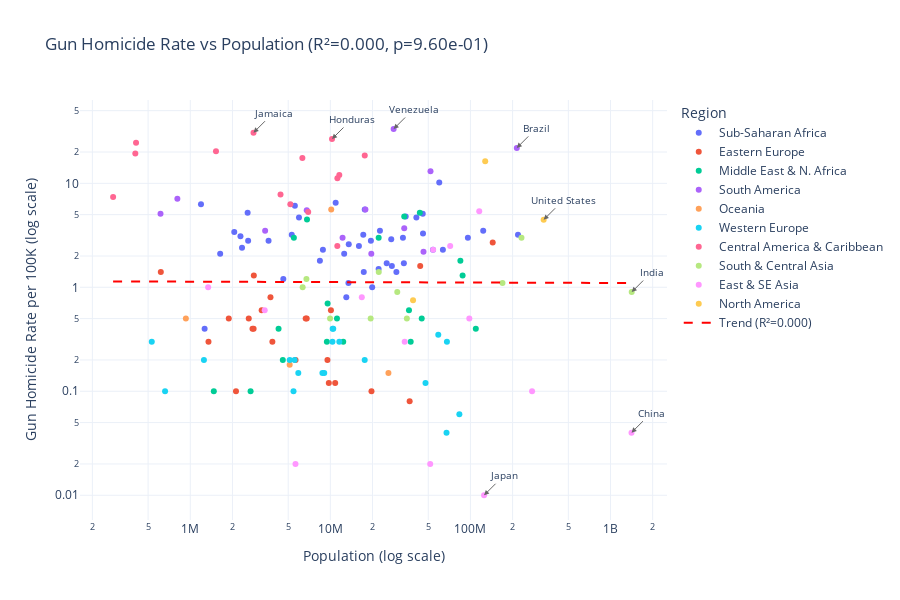

Notebook cell for this chart:
### Code cell
# Identify notable outliers for annotation
notable = ['USA', 'BRA', 'IND', 'CHN', 'JPN', 'VEN', 'JAM', 'HND']
annotate_df = plot_df[plot_df['country_code'].isin(notable)]

fig = px.scatter(
    plot_df,
    x='population',
    y='gun_homicide_rate',
    color='region',
    hover_name='country_name',
    hover_data={'population': ':,.0f', 'gun_homicide_rate': ':.2f', 'region': True},
    log_x=True,
    log_y=True,
    title=f'Gun Homicide Rate vs Population (R²={r_squared:.3f}, p={p_value:.2e})',
    labels={
        'population': 'Population (log scale)',
        'gun_homicide_rate': 'Gun Homicide Rate per 100K (log scale)',
        'region': 'Region',
    },
)

# Add trend line
x_range = np.linspace(plot_df['log_pop'].min(), plot_df['log_pop'].max(), 100)
y_trend = 10 ** (slope * x_range + intercept)
x_trend = 10 ** x_range
fig.add_trace(go.Scatter(
    x=x_trend, y=y_trend,
    mode='lines',
    name=f'Trend (R²={r_squared:.3f})',
    line=dict(color='red', dash='dash', width=2),
))

# Annotate notable countries
for _, row in annotate_df.iterrows():
    fig.add_annotation(
        x=np.log10(row['population']),
        y=np.log10(max(row['gun_homicide_rate'], 0.01)),
        text=row['country_name'],
        showarrow=True,
        arrowhead=2,
        arrowsize=1,
        arrowcolor='#666',
        font=dict(size=10),
        ax=20,
        ay=-20,
    )

fig.update_layout(template='plotly_white', height=600)
fig.show()

### Figure 1 — Plotly figure (JSON) as saved in the notebook; plotly's stock layout.template omitted (floating-point values rounded to 4 significant figures)
{"data": [{"customdata": [["Sub-Saharan Africa"], ["Sub-Saharan Africa"], ["Sub-Saharan Africa"], ["Sub-Saharan Africa"], ["Sub-Saharan Africa"], ["Sub-Saharan Africa"], ["Sub-Saharan Africa"], ["Sub-Saharan Africa"], ["Sub-Saharan Africa"], ["Sub-Saharan Africa"], ["Sub-Saharan Africa"], ["Sub-Saharan Africa"], ["Sub-Saharan Africa"], ["Sub-Saharan Africa"], ["Sub-Saharan Africa"], ["Sub-Saharan Africa"], ["Sub-Saharan Africa"], ["Sub-Saharan Africa"], ["Sub-Saharan Africa"], ["Sub-Saharan Africa"], ["Sub-Saharan Africa"], ["Sub-Saharan Africa"], ["Sub-Saharan Africa"], ["Sub-Saharan Africa"], ["Sub-Saharan Africa"], ["Sub-Saharan Africa"], ["Sub-Saharan Africa"], ["Sub-Saharan Africa"], ["Sub-Saharan Africa"], ["Sub-Saharan Africa"], ["Sub-Saharan Africa"], ["Sub-Saharan Africa"], ["Sub-Saharan Africa"], ["Sub-Saharan Africa"], ["Sub-Saharan Africa"], ["Sub-Saharan Africa"], ["Sub-Saharan Africa"], ["Sub-Saharan Africa"], ["Sub-Saharan Africa"], ["Sub-Saharan Africa"], ["Sub-Saharan Africa"], ["Sub-Saharan Africa"], ["Sub-Saharan Africa"], ["Sub-Saharan Africa"]], "hovertemplate": "<b>%{hovertext}</b><br><br>Region=%{customdata[0]}<br>Population (log scale)=%{x:,.0f}<br>Gun Homicide Rate per 100K (log scale)=%{y:.2f}<extra></extra>", "hovertext": ["Afghanistan", "Angola", "Benin", "Botswana", "Burkina Faso", "Burundi", "Cameroon", "Central African Republic", "Chad", "Congo", "DR Congo", "Cote d'Ivoire", "Equatorial Guinea", "Eritrea", "Eswatini", "Ethiopia", "Gabon", "Ghana", "Guinea", "Guinea-Bissau", "Kenya", "Lesotho", "Liberia", "Madagascar", "Malawi", "Mali", "Mauritania", "Mauritius", "Mozambique", "Namibia", "Niger", "Nigeria", "Rwanda", "Senegal", "Sierra Leone", "Somalia", "South Africa", "South Sudan", "Sudan", "Tanzania", "Togo", "Uganda", "Zambia", "Zimbabwe"], "legendgroup": "Sub-Saharan Africa", "marker": {"color": "#636efa", "symbol": "circle"}, "mode": "markers", "name": "Sub-Saharan Africa", "orientation": "v", "showlegend": true, "type": "scatter", "x": [41128771, 34503774, 12996895, 2588423, 22100683, 12551213, 27198628, 5579144, 17179740, 5970424, 95894118, 27478249, 1634466, 3620312, 1192271, 123379924, 2341179, 33475870, 13531906, 2060721, 54027487, 2281454, 5302681, 29611714, 19889742, 22593590, 4614974, 1265740, 32969518, 2567012, 25252722, 218541212, 13461888, 17316449, 8420641, 17597511, 59893885, 10913164, 45657202, 63588334, 8848699, 45853778, 19473125, 15993524], "xaxis": "x", "y": [4.7, 4.8, 0.8, 2.8, 1.5, 2.1, 2.9, 6.1, 3.2, 4.7, 3.0, 1.6, 2.1, 2.8, 6.3, 3.5, 2.4, 1.7, 2.6, 3.4, 2.3, 3.1, 3.2, 1.4, 1.0, 3.5, 1.2, 0.4, 3.0, 5.2, 1.7, 3.2, 1.1, 1.4, 1.8, 5.6, 10.2, 6.5, 5.1, 2.3, 2.3, 3.3, 2.8, 2.5], "yaxis": "y"}, {"customdata": [["Eastern Europe"], ["Eastern Europe"], ["Eastern Europe"], ["Eastern Europe"], ["Eastern Europe"], ["Eastern Europe"], ["Eastern Europe"], ["Eastern Europe"], ["Eastern Europe"], ["Eastern Europe"], ["Eastern Europe"], ["Eastern Europe"], ["Eastern Europe"], ["Eastern Europe"], ["Eastern Europe"], ["Eastern Europe"], ["Eastern Europe"], ["Eastern Europe"], ["Eastern Europe"], ["Eastern Europe"], ["Eastern Europe"], ["Eastern Europe"]], "hovertemplate": "<b>%{hovertext}</b><br><br>Region=%{customdata[0]}<br>Population (log scale)=%{x:,.0f}<br>Gun Homicide Rate per 100K (log scale)=%{y:.2f}<extra></extra>", "hovertext": ["Albania", "Armenia", "Azerbaijan", "Belarus", "Bosnia and Herzegovina", "Bulgaria", "Croatia", "Czech Republic", "Estonia", "Georgia", "Hungary", "Latvia", "Lithuania", "Moldova", "Montenegro", "Poland", "Romania", "Russia", "Serbia", "Slovakia", "Slovenia", "Ukraine"], "legendgroup": "Eastern Europe", "marker": {"color": "#EF553B", "symbol": "circle"}, "mode": "markers", "name": "Eastern Europe", "orientation": "v", "showlegend": true, "type": "scatter", "x": [2842321, 2780469, 10093121, 9534954, 3233526, 6781953, 3855600, 10827529, 1348840, 3736400, 9750149, 1883008, 2831639, 2615199, 616177, 36821749, 19659267, 144236933, 6664449, 5643453, 2119675, 43792855], "xaxis": "x", "y": [1.3, 0.4, 0.6, 0.2, 0.6, 0.5, 0.3, 0.12, 0.3, 0.8, 0.12, 0.5, 0.4, 0.5, 1.4, 0.08, 0.1, 2.7, 0.5, 0.2, 0.1, 1.6], "yaxis": "y"}, {"customdata": [["Middle East & N. Africa"], ["Middle East & N. Africa"], ["Middle East & N. Africa"], ["Middle East & N. Africa"], ["Middle East & N. Africa"], ["Middle East & N. Africa"], ["Middle East & N. Africa"], ["Middle East & N. Africa"], ["Middle East & N. Africa"], ["Middle East & N. Africa"], ["Middle East & N. Africa"], ["Middle East & N. Africa"], ["Middle East & N. Africa"], ["Middle East & N. Africa"], ["Middle East & N. Africa"], ["Middle East & N. Africa"], ["Middle East & N. Africa"], ["Middle East & N. Africa"], ["Middle East & N. Africa"]], "hovertemplate": "<b>%{hovertext}</b><br><br>Region=%{customdata[0]}<br>Population (log scale)=%{x:,.0f}<br>Gun Homicide Rate per 100K (log scale)=%{y:.2f}<extra></extra>", "hovertext": ["Algeria", "Bahrain", "Egypt", "Iran", "Iraq", "Israel", "Jordan", "Kuwait", "Lebanon", "Libya", "Morocco", "Oman", "Qatar", "Saudi Arabia", "Syria", "Tunisia", "Turkey", "United Arab Emirates", "Yemen"], "legendgroup": "Middle East & N. Africa", "marker": {"color": "#00cc96", "symbol": "circle"}, "mode": "markers", "name": "Middle East & N. Africa", "orientation": "v", "showlegend": true, "type": "scatter", "x": [44903225, 1472233, 109262178, 87923432, 43533592, 9557500, 11148278, 4268873, 5489739, 6812341, 37457971, 4576298, 2695122, 36408820, 22125249, 12356117, 84775404, 9441129, 33696614], "xaxis": "x", "y": [0.5, 0.1, 0.4, 1.3, 5.2, 0.7, 0.5, 0.4, 3.0, 4.5, 0.3, 0.2, 0.1, 0.6, 3.0, 0.3, 1.8, 0.3, 4.8], "yaxis": "y"}, {"customdata": [["South America"], ["South America"], ["South America"], ["South America"], ["South America"], ["South America"], ["South America"], ["South America"], ["South America"], ["South America"], ["South America"], ["South America"]], "hovertemplate": "<b>%{hovertext}</b><br><br>Region=%{customdata[0]}<br>Population (log scale)=%{x:,.0f}<br>Gun Homicide Rate per 100K (log scale)=%{y:.2f}<extra></extra>", "hovertext": ["Argentina", "Bolivia", "Brazil", "Chile", "Colombia", "Ecuador", "Guyana", "Paraguay", "Peru", "Suriname", "Uruguay", "Venezuela"], "legendgroup": "South America", "marker": {"color": "#ab63fa", "symbol": "circle"}, "mode": "markers", "name": "South America", "orientation": "v", "showlegend": true, "type": "scatter", "x": [46234830, 12224110, 214326223, 19603733, 51874024, 17797737, 808726, 6780744, 33684208, 612985, 3422794, 28301696], "xaxis": "x", "y": [2.2, 3.0, 21.9, 2.1, 13.1, 5.6, 7.1, 5.5, 3.7, 5.1, 3.5, 33.3], "yaxis": "y"}, {"customdata": [["Oceania"], ["Oceania"], ["Oceania"], ["Oceania"]], "hovertemplate": "<b>%{hovertext}</b><br><br>Region=%{customdata[0]}<br>Population (log scale)=%{x:,.0f}<br>Gun Homicide Rate per 100K (log scale)=%{y:.2f}<extra></extra>", "hovertext": ["Australia", "Fiji", "New Zealand", "Papua New Guinea"], "legendgroup": "Oceania", "marker": {"color": "#FFA15A", "symbol": "circle"}, "mode": "markers", "name": "Oceania", "orientation": "v", "showlegend": true, "type": "scatter", "x": [25978935, 929766, 5123200, 10142619], "xaxis": "x", "y": [0.15, 0.5, 0.18, 5.6], "yaxis": "y"}, {"customdata": [["Western Europe"], ["Western Europe"], ["Western Europe"], ["Western Europe"], ["Western Europe"], ["Western Europe"], ["Western Europe"], ["Western Europe"], ["Western Europe"], ["Western Europe"], ["Western Europe"], ["Western Europe"], ["Western Europe"], ["Western Europe"], ["Western Europe"], ["Western Europe"], ["Western Europe"], ["Western Europe"], ["Western Europe"], ["Western Europe"]], "hovertemplate": "<b>%{hovertext}</b><br><br>Region=%{customdata[0]}<br>Population (log scale)=%{x:,.0f}<br>Gun Homicide Rate per 100K (log scale)=%{y:.2f}<extra></extra>", "hovertext": ["Austria", "Belgium", "Cyprus", "Denmark", "Finland", "France", "Germany", "Greece", "Iceland", "Ireland", "Italy", "Luxembourg", "Malta", "Netherlands", "Norway", "Portugal", "Spain", "Sweden", "Switzerland", "United Kingdom"], "legendgroup": "Western Europe", "marker": {"color": "#19d3f3", "symbol": "circle"}, "mode": "markers", "name": "Western Europe", "orientation": "v", "showlegend": true, "type": "scatter", "x": [9041851, 11584008, 1251488, 5903037, 5556106, 67935660, 83369843, 10384971, 376248, 5127170, 58940425, 660809, 531113, 17590672, 5457127, 10352042, 47778340, 10486941, 8775760, 67508936], "xaxis": "x", "y": [0.15, 0.3, 0.2, 0.15, 0.2, 0.3, 0.06, 0.4, 0.0, 0.2, 0.35, 0.1, 0.3, 0.2, 0.1, 0.3, 0.12, 0.4, 0.15, 0.04], "yaxis": "y"}, {"customdata": [["Central America & Caribbean"], ["Central America & Caribbean"], ["Central America & Caribbean"], ["Central America & Caribbean"], ["Central America & Caribbean"], ["Central America & Caribbean"], ["Central America & Caribbean"], ["Central America & Caribbean"], ["Central America & Caribbean"], ["Central America & Caribbean"], ["Central America & Caribbean"], ["Central America & Caribbean"], ["Central America & Caribbean"], ["Central America & Caribbean"]], "hovertemplate": "<b>%{hovertext}</b><br><br>Region=%{customdata[0]}<br>Population (log scale)=%{x:,.0f}<br>Gun Homicide Rate per 100K (log scale)=%{y:.2f}<extra></extra>", "hovertext": ["Bahamas", "Barbados", "Belize", "Costa Rica", "Cuba", "Dominican Republic", "El Salvador", "Guatemala", "Haiti", "Honduras", "Jamaica", "Nicaragua", "Panama", "Trinidad and Tobago"], "legendgroup": "Central America & Caribbean", "marker": {"color": "#FF6692", "symbol": "circle"}, "mode": "markers", "name": "Central America & Caribbean", "orientation": "v", "showlegend": true, "type": "scatter", "x": [409984, 281200, 405272, 5180829, 11212191, 11228821, 6314167, 17602431, 11584996, 10278345, 2827695, 6948392, 4408581, 1525663], "xaxis": "x", "y": [24.5, 7.4, 19.4, 6.3, 2.5, 11.2, 17.5, 18.5, 12.0, 26.7, 30.7, 5.3, 7.8, 20.3], "yaxis": "y"}, {"customdata": [["South & Central Asia"], ["South & Central Asia"], ["South & Central Asia"], ["South & Central Asia"], ["South & Central Asia"], ["South & Central Asia"], ["South & Central Asia"], ["South & Central Asia"], ["South & Central Asia"], ["South & Central Asia"]], "hovertemplate": "<b>%{hovertext}</b><br><br>Region=%{customdata[0]}<br>Population (log scale)=%{x:,.0f}<br>Gun Homicide Rate per 100K (log scale)=%{y:.2f}<extra></extra>", "hovertext": ["Bangladesh", "India", "Kazakhstan", "Kyrgyzstan", "Nepal", "Pakistan", "Sri Lanka", "Tajikistan", "Turkmenistan", "Uzbekistan"], "legendgroup": "South & Central Asia", "marker": {"color": "#B6E880", "symbol": "circle"}, "mode": "markers", "name": "South & Central Asia", "orientation": "v", "showlegend": true, "type": "scatter", "x": [169356251, 1417173173, 19397998, 6747815, 30034989, 231402117, 22156000, 9952787, 6341855, 35163944], "xaxis": "x", "y": [1.1, 0.9, 0.5, 1.2, 0.9, 3.0, 1.4, 0.5, 1.0, 0.5], "yaxis": "y"}, {"customdata": [["East & SE Asia"], ["East & SE Asia"], ["East & SE Asia"], ["East & SE Asia"], ["East & SE Asia"], ["East & SE Asia"], ["East & SE Asia"], ["East & SE Asia"], ["East & SE Asia"], ["East & SE Asia"], ["East & SE Asia"], ["East & SE Asia"], ["East & SE Asia"]], "hovertemplate": "<b>%{hovertext}</b><br><br>Region=%{customdata[0]}<br>Population (log scale)=%{x:,.0f}<br>Gun Homicide Rate per 100K (log scale)=%{y:.2f}<extra></extra>", "hovertext": ["Cambodia", "China", "Indonesia", "Japan", "South Korea", "Malaysia", "Mongolia", "Myanmar", "Philippines", "Singapore", "Thailand", "Timor-Leste", "Vietnam"], "legendgroup": "East & SE Asia", "marker": {"color": "#FF97FF", "symbol": "circle"}, "mode": "markers", "name": "East & SE Asia", "orientation": "v", "showlegend": true, "type": "scatter", "x": [16767842, 1412175000, 275501339, 125124989, 51628117, 33938221, 3398366, 54179306, 115559009, 5637022, 71697030, 1341296, 98186856], "xaxis": "x", "y": [0.8, 0.04, 0.1, 0.01, 0.02, 0.3, 0.6, 2.3, 5.4, 0.02, 2.5, 1.0, 0.5], "yaxis": "y"}, {"customdata": [["North America"], ["North America"], ["North America"]], "hovertemplate": "<b>%{hovertext}</b><br><br>Region=%{customdata[0]}<br>Population (log scale)=%{x:,.0f}<br>Gun Homicide Rate per 100K (log scale)=%{y:.2f}<extra></extra>", "hovertext": ["Canada", "Mexico", "United States"], "legendgroup": "North America", "marker": {"color": "#FECB52", "symbol": "circle"}, "mode": "markers", "name": "North America", "orientation": "v", "showlegend": true, "type": "scatter", "x": [38929902, 127504125, 333287557], "xaxis": "x", "y": [0.75, 16.3, 4.46], "yaxis": "y"}, {"line": {"color": "red", "dash": "dash", "width": 2}, "mode": "lines", "name": "Trend (R²=0.000)", "type": "scatter", "x": [281200.0, 306500.0, 334000.0, 364100.0, 396800.0, 432500.0, 471400.0, 513800.0, 560000.0, 610400.0, 665300.0, 725100.0, 790300.0, 861400.0, 938800.0, 1023000.0, 1115000.0, 1216000.0, 1325000.0, 1444000.0, 1574000.0, 1715000.0, 1870000.0, 2038000.0, 2221000.0, 2421000.0, 2639000.0, 2876000.0, 3134000.0, 3416000.0, 3724000.0, 4058000.0, 4423000.0, 4821000.0, 5255000.0, 5727000.0, 6242000.0, 6804000.0, 7416000.0, 8082000.0, 8809000.0, 9601000.0, 10460000.0, 11410000.0, 12430000.0, 13550000.0, 14770000.0, 16100000.0, 17540000.0, 19120000.0, 20840000.0, 22720000.0, 24760000.0, 26980000.0, 29410000.0, 32060000.0, 34940000.0, 38080000.0, 41510000.0, 45240000.0, 49310000.0, 53740000.0, 58570000.0, 63840000.0, 69580000.0, 75840000.0, 82660000.0, 90090000.0, 98190000.0, 107000000.0, 116600000.0, 127100000.0, 138600000.0, 151000000.0, 164600000.0, 179400000.0, 195600000.0, 213100000.0, 232300000.0, 253200000.0, 276000000.0, 300800000.0, 327800000.0, 357300000.0, 389500000.0, 424500000.0, 462600000.0, 504300000.0, 549600000.0, 599000000.0, 652900000.0, 711600000.0, 775600000.0, 845300000.0, 921400000.0, 1004000000.0, 1095000000.0, 1193000000.0, 1300000000.0, 1417000000.0], "y": [1.139, 1.139, 1.138, 1.138, 1.138, 1.137, 1.137, 1.136, 1.136, 1.136, 1.135, 1.135, 1.134, 1.134, 1.134, 1.133, 1.133, 1.132, 1.132, 1.132, 1.131, 1.131, 1.13, 1.13, 1.13, 1.129, 1.129, 1.128, 1.128, 1.127, 1.127, 1.127, 1.126, 1.126, 1.125, 1.125, 1.125, 1.124, 1.124, 1.123, 1.123, 1.123, 1.122, 1.122, 1.121, 1.121, 1.121, 1.12, 1.12, 1.119, 1.119, 1.119, 1.118, 1.118, 1.117, 1.117, 1.117, 1.116, 1.116, 1.115, 1.115, 1.115, 1.114, 1.114, 1.113, 1.113, 1.113, 1.112, 1.112, 1.111, 1.111, 1.111, 1.11, 1.11, 1.109, 1.109, 1.109, 1.108, 1.108, 1.108, 1.107, 1.107, 1.106, 1.106, 1.106, 1.105, 1.105, 1.104, 1.104, 1.104, 1.103, 1.103, 1.102, 1.102, 1.102, 1.101, 1.101, 1.1, 1.1, 1.1]}], "layout": {"annotations": [{"arrowcolor": "#666", "arrowhead": 2, "arrowsize": 1, "ax": 20, "ay": -20, "font": {"size": 10}, "showarrow": true, "text": "Brazil", "x": 8.331, "y": 1.34}, {"arrowcolor": "#666", "arrowhead": 2, "arrowsize": 1, "ax": 20, "ay": -20, "font": {"size": 10}, "showarrow": true, "text": "China", "x": 9.15, "y": -1.398}, {"arrowcolor": "#666", "arrowhead": 2, "arrowsize": 1, "ax": 20, "ay": -20, "font": {"size": 10}, "showarrow": true, "text": "Honduras", "x": 7.012, "y": 1.427}, {"arrowcolor": "#666", "arrowhead": 2, "arrowsize": 1, "ax": 20, "ay": -20, "font": {"size": 10}, "showarrow": true, "text": "India", "x": 9.151, "y": -0.04576}, {"arrowcolor": "#666", "arrowhead": 2, "arrowsize": 1, "ax": 20, "ay": -20, "font": {"size": 10}, "showarrow": true, "text": "Jamaica", "x": 6.451, "y": 1.487}, {"arrowcolor": "#666", "arrowhead": 2, "arrowsize": 1, "ax": 20, "ay": -20, "font": {"size": 10}, "showarrow": true, "text": "Japan", "x": 8.097, "y": -2.0}, {"arrowcolor": "#666", "arrowhead": 2, "arrowsize": 1, "ax": 20, "ay": -20, "font": {"size": 10}, "showarrow": true, "text": "United States", "x": 8.523, "y": 0.6493}, {"arrowcolor": "#666", "arrowhead": 2, "arrowsize": 1, "ax": 20, "ay": -20, "font": {"size": 10}, "showarrow": true, "text": "Venezuela", "x": 7.452, "y": 1.522}], "height": 600, "legend": {"title": {"text": "Region"}, "tracegroupgap": 0}, "title": {"text": "Gun Homicide Rate vs Population (R²=0.000, p=9.60e-01)"}, "xaxis": {"anchor": "y", "domain": [0.0, 1.0], "title": {"text": "Population (log scale)"}, "type": "log"}, "yaxis": {"anchor": "x", "domain": [0.0, 1.0], "title": {"text": "Gun Homicide Rate per 100K (log scale)"}, "type": "log"}}}
